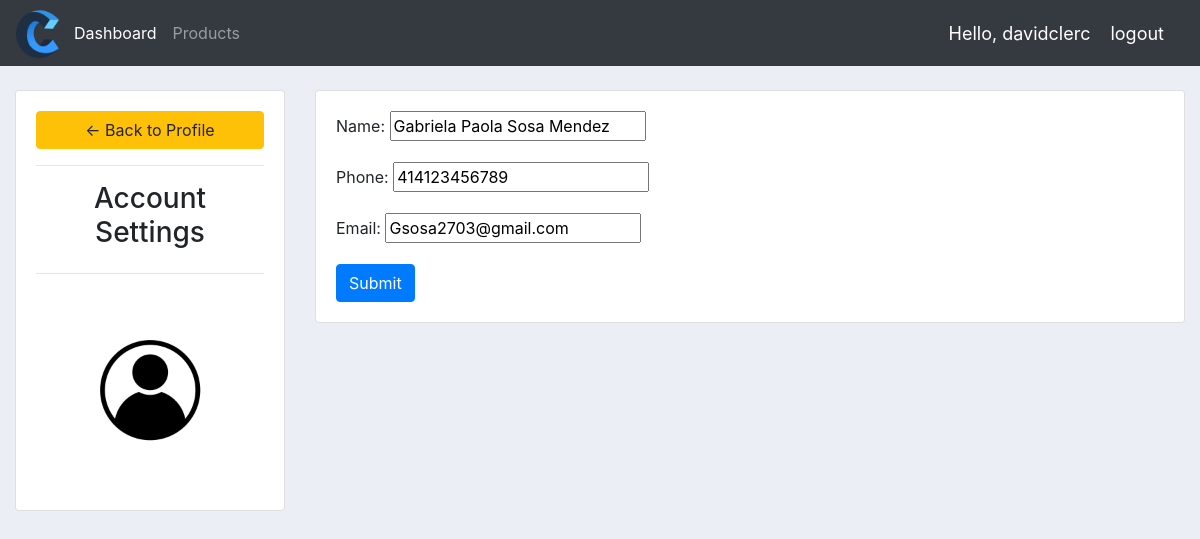
The app's page /UpdateCustomerInfo/1/ (signed in) with its own data.
### accounts/models.py (models this page shows, shortened)
class Customer(Model):
    user = models.OneToOneField(User, null=True, blank=True, on_delete=models.CASCADE) #CASCADE means that whenever an user is deleted, the relationship to that customer will be deleted as well. A OneToOne field means that an user can have one customer and a customer can only have one user.
    name = models.CharField(max_length=200, null=True)
    phone = models.IntegerField(null=True)
    email = models.EmailField(null=True)
    date_created = models.DateTimeField(auto_now_add=True, null=True, blank=True)

### accounts/decorators.py (the view)
        def wrapper_func(request, *args,**kwargs):
            group = None
            if request.user.groups.exists():
                group = request.user.groups.all()[0].name
            if group in allowed_roles:
                return view_func(request, *args,**kwargs)
            else:
                return HttpResponse('You are not authorized to view this page.')

### accounts/forms.py
class CustomerForm(ModelForm):#form to create a new order and for the customer to be able to update its info.
    class Meta:
        model = Customer
        fields = '__all__'
        exclude = ['user']

### accounts/views.py (called while the page is built)
@login_required(login_url='login') #people must be logged in to access this page. Otherwise, it'll be redirected to the login page.
@allowed_users(allowed_roles=['admin'])
def UpdateCustomerInfo(request, pk): #This is for the customer to update its personal info using the admin user.
    customer = Customer.objects.get(id=pk)
    form = CustomerForm(instance=customer)
    if request.method == 'POST':
        form = CustomerForm(request.POST, instance=customer)
        if form.is_valid():
            form.save()
            return redirect('/')
    context = {'form':form, "customer":customer}
    return render(request, 'accounts/UpdateCustomerInfo.html', context)

### accounts/templates/accounts/UpdateCustomerInfo.html (shortened to what this page needs)
{% extends "accounts/main.html" %}
{% load static %}
{% block content %}
<br>
    <div class="row">
        <div class="col-md-3">
            <div class="card card-body">
                <a class="btn btn-warning" href="{% url 'home' %}"> &#8592; Back to Profile</a>
                <hr>
                    <h3 style="text-align: center">Account Settings</h3>
                <hr>
                    <img class="profile-pic" src="{% static 'images/profile icon.png' %}">
            </div>
        </div>
        <div class="col-md-9">
            <div class="card card-body">
                <form method="POST" action="" enctype="multipart/form-data">
                    {{form.as_p}}
                    <button class="btn btn-primary" type="submit">Submit</button>
                </form>
            </div>
        </div>
    </div>
{% endblock %}

### accounts/templates/accounts/navbar.html (shortened to what this page needs)
{% load static%}
<nav class="navbar navbar-expand-lg navbar-dark bg-dark">
  <a href="{% url 'home' %}"><img src="{% static 'images/logo example.png'%}" width="50" height="50"/></a>
  <div class="collapse navbar-collapse" id="navbarNav">
    <ul class="navbar-nav">
      {% if request.user.is_staff %}
      <li class="nav-item active">
        <a class="nav-link active" href="{% url 'home' %}">Dashboard</a>
      </li>
      <li class="nav-item">
        <a class="nav-link" href="{% url 'products' %}">Products</a>
      </li>
      {% else %}
      <li class="nav-item">
        <a class="nav-link" href="{% url 'accountSettingsCustomer' %}">Settings</a>
      </li>
      {% endif %}
    </ul>
  </div>
  <span class="logout-msg">Hello, {{request.user}}</span>
  <span><a  class="logout-msg" href="{% url 'logout' %}">logout</a></span>
</nav>

### static/CSS/main.css (style rules this page uses)
body { background-color: #ebeff5; }

### accounts/templates/accounts/navbar.html (style rules this page uses)
.logout-msg { font-size: 18px; color: #fff; margin-right: 20px; }

### accounts/templates/accounts/UpdateCustomerInfo.html (style rules this page uses)
.profile-pic { max-width: 200px; max-height: 200px; margin: 0 auto; border-radius: 50%; }

### records on screen
Customer: name "Gabriela Paola Sosa Mendez", phone "414123456789", email "Gsosa2703@gmail.com"

### other values on screen
{{ request.user }} "davidclerc"
